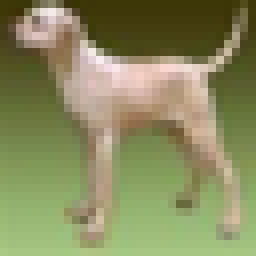
#> input picture Image-mean-data/img/img0.png, 32 x 32 px, found by its file name (shown 8 times larger); its folder holds only this picture in this run
$ jupyter execute '图像减去均值.ipynb'   (shell and % lines are left out)
#> lines starting #> are read from the running program, lines starting #| are printed output that depends on the picture; long printed decimals are rounded
# 1.图片制作cifar-10格式的数据

[cell 1]
import matplotlib.pyplot as plt
from PIL import Image
import numpy as np
from numpy import *
import os

img_dir='.\img'
img_list=os.listdir(img_dir)

sum_rgb = []
sum_img = []
count=0

for img_name in img_list:
    img_path=os.path.join(img_dir,img_name)
    img = Image.open(img_path, 'r')
#> img is the input picture: PIL image 32x32 RGB; mean R, G, B 137.6, 139.8, 94.7
    r,g,b = img.split()
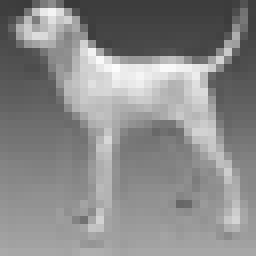
#> r: PIL image 32x32 L (shown 8 times larger); min 57, max 252, mean 137.6
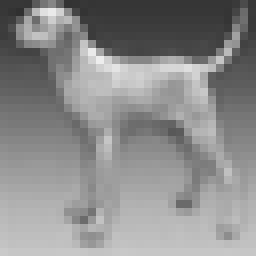
#> g: PIL image 32x32 L (shown 8 times larger); min 48, max 237, mean 139.8
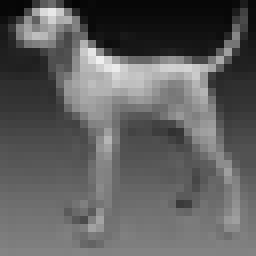
#> b: PIL image 32x32 L (shown 8 times larger); min 4, max 239, mean 94.7
    #print (np.array(r).shape)
    sum_rgb.append(np.array(r))
    sum_rgb.append(np.array(g))
    sum_rgb.append(np.array(b))
    #print (np.array(sum_rgb).shape)
    sum_img.append(sum_rgb)
    #print (np.array(sum_img).shape)
    sum_rgb = []
    count = count +1

print (count)
print (np.array(sum_img).shape)
#| (1, 3, 32, 32)
print (np.array(sum_img)[0][0])
#> (printed output is left out)

# 2.图像去均值（image mean）

[cell 2]
# Normalize the data: subtract the mean image
X_train = sum_img
#> X_train = 1 item
print ("减去均值之前，X_train的第一幅图像的RGB通道的第一个通道的图像数值32*32：")
print (X_train[0][0])
#> (printed output is left out)
mean_image = np.mean(X_train, axis=0)
#shape=(3,32, 32) 这里axis=0表示按照列算均值,在这里是将所有图像的R图上的每个像素点的数值取平均,G,B通道同理，这里是image mean。
X_train_m = X_train - mean_image


print ("-----------------------------------------------")
print ("mean_image的形状以及数值")
print (mean_image.shape)
#| (3, 32, 32)
print (mean_image[0])
#> (printed output is left out)
print ("-----------------------------------------------")
print ("减去均值之后，X_train的第一幅图像的RGB通道的第一个通道的图像数值32*32：")
print (X_train_m[0][0])
#> (printed output is left out)

# 其它：像素均值（pixel mean）

[cell 3]
import os
import cv2
from numpy import *

img_dir='.\img'
img_list=os.listdir(img_dir)
img_size=224
sum_r=0
sum_g=0
sum_b=0
count=0

for img_name in img_list:
    img_path=os.path.join(img_dir,img_name)
    img=cv2.imread(img_path)
#> img: shape (32, 32, 3)
    img=cv2.cvtColor(img,cv2.COLOR_BGR2RGB)
    img=cv2.resize(img,(img_size,img_size))
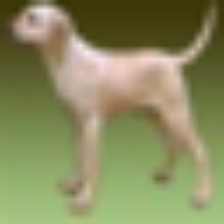
#> img: shape (224, 224, 3); mean R, G, B 137.5, 139.7, 94.6
    sum_r=sum_r+img[:,:,0].mean()
#> sum_r = 137.5
    sum_g=sum_g+img[:,:,1].mean()
#> sum_g = 139.7
    sum_b=sum_b+img[:,:,2].mean()
#> sum_b = 94.59
    count=count+1

sum_r=sum_r/count
sum_g=sum_g/count
sum_b=sum_b/count
img_mean=[sum_r,sum_g,sum_b]
#> img_mean = [137.5, 139.7, 94.59]
print (img_mean)
#| [137.493, 139.657, 94.586]

$ run again, on Image-mean-data/img/img4.png
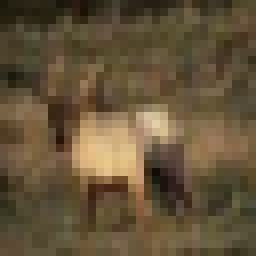
#> input picture Image-mean-data/img/img4.png, 32 x 32 px, found by its file name (shown 8 times larger)
#> img is the input picture: PIL image 32x32 RGB; mean R, G, B 100, 83.3, 57.4
#> `r,g,b = img.split()`:
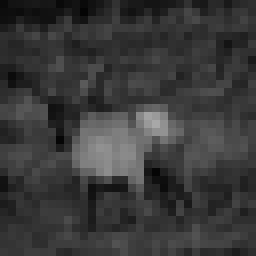
#> b: PIL image 32x32 L (shown 8 times larger); min 4, max 168, mean 57.4
#| (1, 3, 32, 32)
#> (printed output is left out)
#> X_train = 1 item
#> (printed output is left out)
#| (3, 32, 32)
#> (printed output is left out)
#> (printed output is left out)
#> `img=cv2.resize(img,(img_size,img_size))`:
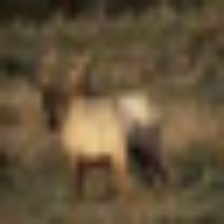
#> img: shape (224, 224, 3); mean R, G, B 99.9, 83.2, 57.3
#> sum_r = 99.87
#> sum_g = 83.17
#> sum_b = 57.31
#> img_mean = [99.87, 83.17, 57.31]
#| [99.871, 83.171, 57.306]

$ run again, on Image-mean-data/img/img5.png
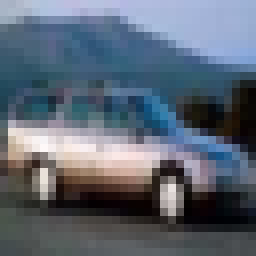
#> input picture Image-mean-data/img/img5.png, 32 x 32 px, found by its file name (shown 8 times larger)
#> img is the input picture: PIL image 32x32 RGB; mean R, G, B 92, 102.4, 116
#> `r,g,b = img.split()`:
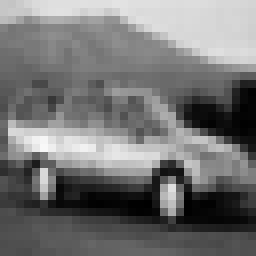
#> b: PIL image 32x32 L (shown 8 times larger); min 0, max 248, mean 116
#| (1, 3, 32, 32)
#> (printed output is left out)
#> X_train = 1 item
#> (printed output is left out)
#| (3, 32, 32)
#> (printed output is left out)
#> (printed output is left out)
#> `img=cv2.resize(img,(img_size,img_size))`:
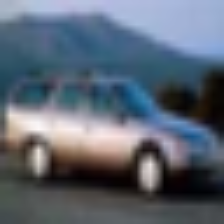
#> img: shape (224, 224, 3); mean R, G, B 91.9, 102.3, 115.9
#> sum_r = 91.91
#> sum_g = 102.3
#> sum_b = 115.9
#> img_mean = [91.91, 102.3, 115.9]
#| [91.913, 102.292, 115.893]

$ run again, on Image-mean-data/img/img1.png
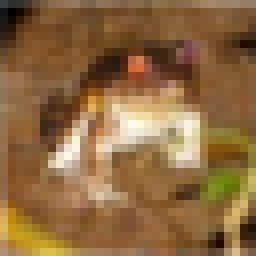
#> input picture Image-mean-data/img/img1.png, 32 x 32 px, found by its file name (shown 8 times larger)
#> img is the input picture: PIL image 32x32 RGB; mean R, G, B 141.2, 105.1, 64
#> `r,g,b = img.split()`:
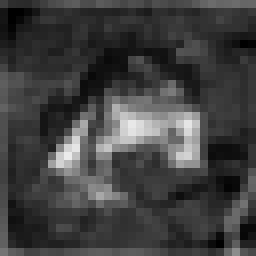
#> b: PIL image 32x32 L (shown 8 times larger); min 0, max 235, mean 64
#| (1, 3, 32, 32)
#> (printed output is left out)
#> X_train = 1 item
#> (printed output is left out)
#| (3, 32, 32)
#> (printed output is left out)
#> (printed output is left out)
#> `img=cv2.resize(img,(img_size,img_size))`:
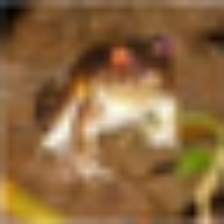
#> img: shape (224, 224, 3); mean R, G, B 141.1, 105, 63.9
#> sum_r = 141.1
#> sum_g = 105
#> sum_b = 63.93
#> img_mean = [141.1, 105, 63.93]
#| [141.097, 104.992, 63.930]

$ run again, on Image-mean-data/img/img2.png
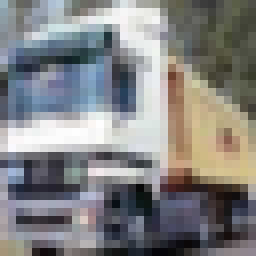
#> input picture Image-mean-data/img/img2.png, 32 x 32 px, found by its file name (shown 8 times larger)
#> img is the input picture: PIL image 32x32 RGB; mean R, G, B 130.2, 130.4, 130.5
#| (1, 3, 32, 32)
#> (printed output is left out)
#> X_train = 1 item
#> (printed output is left out)
#| (3, 32, 32)
#> (printed output is left out)
#> (printed output is left out)
#> `img=cv2.resize(img,(img_size,img_size))`:
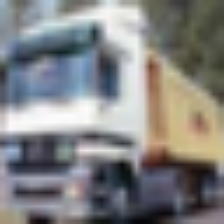
#> img: shape (224, 224, 3); mean R, G, B 130.1, 130.3, 130.4
#> sum_r = 130.1
#> sum_g = 130.3
#> sum_b = 130.4
#> img_mean = [130.1, 130.3, 130.4]
#| [130.091, 130.256, 130.368]
